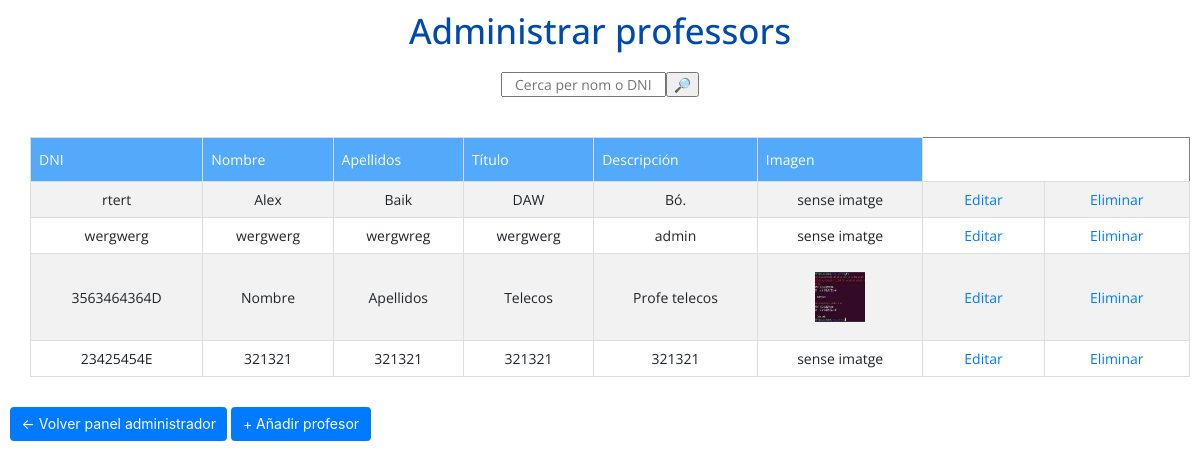
Before: /admin/adminTeachers.php (signed in) with the older database file.
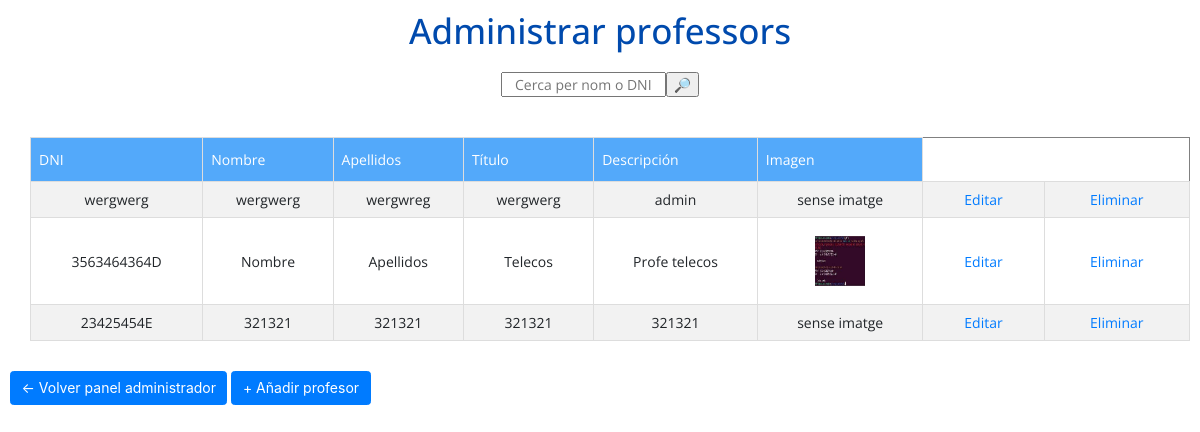
After: the same page with the newer database file.
### tables this page shows
CREATE TABLE `teacher` (
  `teacher_id` int(11) NOT NULL,
  `dni` varchar(21) NOT NULL,
  `name` varchar(50) NOT NULL,
  `surname` varchar(50) NOT NULL,
  `title` varchar(50) NOT NULL,
  `description` varchar(50) NOT NULL,
  `password` varchar(255) NOT NULL,
  `created_at` datetime DEFAULT current_timestamp(),
  `image` varchar(100) DEFAULT NULL
);

### admin/adminTeachers.php (the view, shortened to what this page needs)
<!DOCTYPE html>
<html lang="en">
<head>
  <link rel="stylesheet" href="https://stackpath.bootstrapcdn.com/bootstrap/4.5.2/css/bootstrap.min.css">
  <link rel="stylesheet" href="../styles/admin.css">
</head>
<body>
  <h1>Administrar professors</h1>
  <?php
  require_once "../config.php";
  echo "<div style='display: flex; justify-content: center; margin-bottom: 20px; align-items:center;'>";
  echo "<form action='adminTeachers.php' method='GET'>";
  echo "<input type='text' name='search' placeholder='Cerca per nom o DNI'>";
  echo "<input type='submit' value='🔎'>";
  echo "</form>";
  echo "</div>";
  $query = "SELECT * FROM teacher";
  $result = mysqli_query($link, $query);
  ?>
  <div style="width: 100%; display: flex; justify-content: center; margin-bottom: 20px; align-items:center;">
    <?php
    echo "<table border='1'>
<tr>
<th>DNI</th>
<th>Nombre</th>
<th>Apellidos</th>
<th>Título</th>
<th>Descripción</th>
<th>Imagen</th>
</tr>";
    while ($row = mysqli_fetch_array($result)) {
      echo "<tr>";
      echo "<td>" . $row['dni'] . "</td>";
      echo "<td>" . $row['name'] . "</td>";
      echo "<td>" . $row['surname'] . "</td>";
      echo "<td>" . $row['title'] . "</td>";
      echo "<td>" . $row['description'] . "</td>";
      if (strpos($row['image'], 'jpg') !== false || strpos($row['image'], 'png') !== false || strpos($row['image'], 'gif') !== false || strpos($row['image'], 'jpeg') !== false) {
        echo "<td><img style='width: 50px;height:50px' src='../profilepics/" . $row['image'] . "'/></td>";
      } else {
        echo "<td>sense imatge</td>";
      }
      echo "<form method='post' action=" . htmlspecialchars($_SERVER["PHP_SELF"]) . " >";
      echo "<td><a href='adminTeachersEdit.php?dni=" . $row['dni'] . "'>Editar</a>";
      echo "<td><a href='adminTeachers.php?delete_dni=" . $row['dni'] . "'>Eliminar</a>";
      echo "</td>";
      echo "</tr>";
    }
    echo "</table>";
    ?>
  </div>
  <button type="button" onclick="window.location.href='adminPanel.php'" class="btn btn-primary">
    <- Volver panel administrador</button>
      <button type="button" onclick="window.location.href='adminTeachersAdd.php'" class="btn btn-primary">+ Añadir profesor</button>
</body>
</html>

Changed rows visible on the page:
removed teacher: dni "rtert", name "Alex", surname "Baik", title "DAW", description "Bó.", shows "sense imatge"
